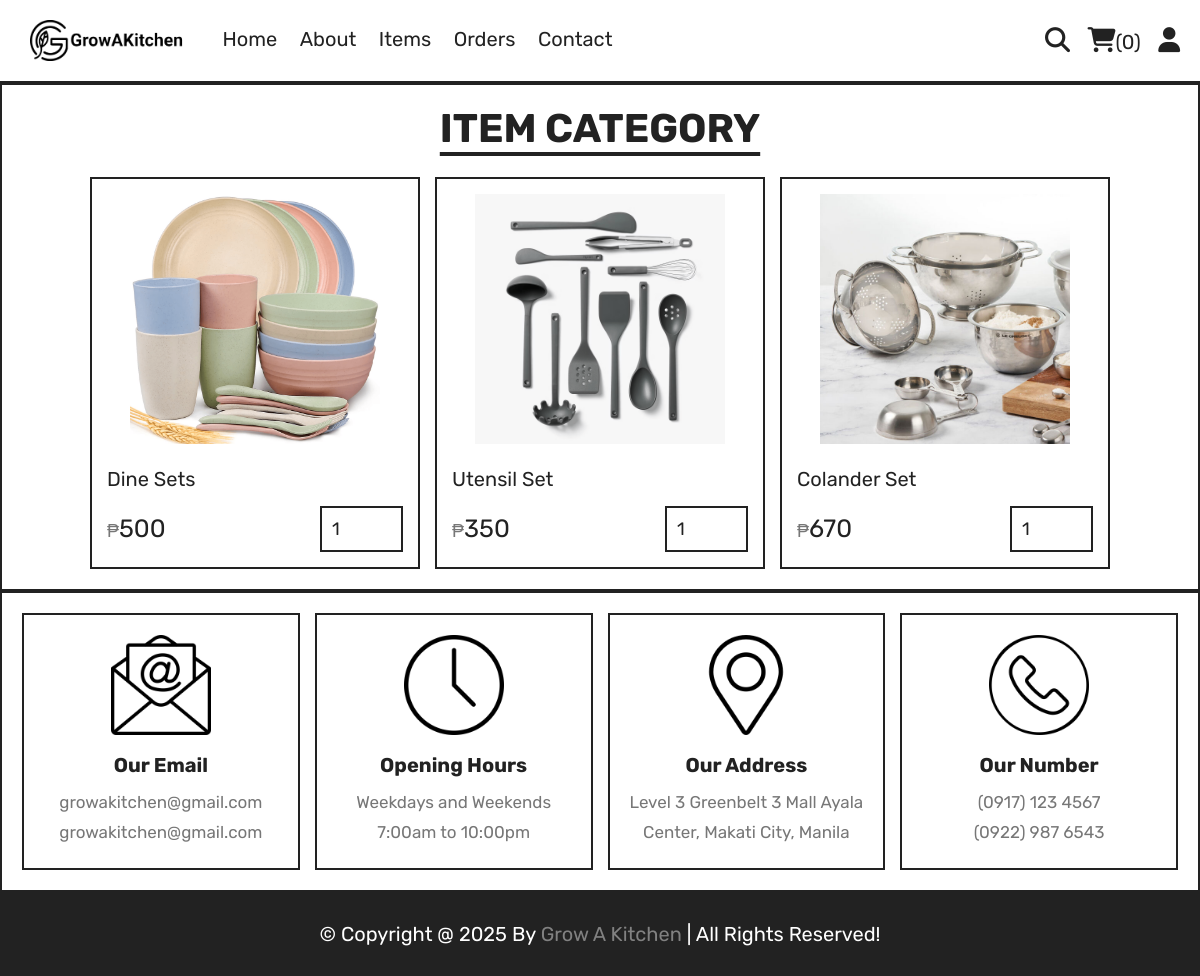
Screenshot of /category.php?category=deals with the database file from the repository.
### tables this page shows
CREATE TABLE `products` (
  `id` int(100) NOT NULL,
  `name` varchar(100) NOT NULL,
  `category` enum('Seeds','Kitchen Appliances','Kitchen Peripherals','Deals') NOT NULL,
  `price` int(10) NOT NULL,
  `image` varchar(100) NOT NULL
);

### category.php (the view, shortened to what this page needs)
<?php
include 'components/connect.php';
?>
<!DOCTYPE html>
<html lang="en">
<head>
   <link rel="stylesheet" href="https://cdnjs.cloudflare.com/ajax/libs/font-awesome/6.1.1/css/all.min.css">
   <link rel="stylesheet" href="css/css.css">
</head>
<body>
<?php include 'components/user_header.php'; ?>
<section class="products">
   <h1 class="title">Item Category</h1>
   <div class="box-container">
      <?php
         $category = $_GET['category'];
         $select_products = $conn->prepare("SELECT * FROM `products` WHERE category = ?");
         $select_products->execute([$category]);
         if($select_products->rowCount() > 0){
            while($fetch_products = $select_products->fetch(PDO::FETCH_ASSOC)){
      ?>
      <form action="" method="post" class="box">
         <img src="uploaded_img/<?= $fetch_products['image']; ?>" alt="">
         <div class="name"><?= $fetch_products['name']; ?></div>
         <div class="flex">
            <div class="price"><span>₱</span><?= $fetch_products['price']; ?></div>
            <input type="number" name="qty" class="qty" min="1" max="99" value="1" maxlength="2">
         </div>
      </form>
      <?php
            }
         }else{
            echo '<p class="empty">No Products Added Yet</p>';
         }
      ?>
   </div>
</section>
<?php include 'components/footer.php'; ?>
</body>
</html>

### css/css.css (style rules this page uses)
:root { --yellow:#818181; --red:#e74c3c; --white:#fff; --black:#222; --light-color:#777; --border:.2rem solid var(--black); }
* { font-family: 'Rubik', sans-serif; margin:0; padding:0; box-sizing: border-box; outline: none; border: none; text-decoration: none; }
html { font-size: 62.5%; overflow-x: hidden; scroll-behavior: smooth; stop-opacity: 7rem; }
section { margin:0 auto; max-width: 1200px; padding:2rem; }
.title { text-align: center; margin-bottom: 2.5rem; font-size: 4rem; color:var(--black); text-transform: uppercase; text-decoration: underline; text-underline-offset: 1rem; }
.hero, .category, .products, .grid, .about, .steps, .reviews, .contact, .search-form, .form-container, .Orders { background-color: #fff; border: #222 2px solid; }
.products .box-container { display: grid; grid-template-columns: repeat(auto-fit, 33rem); justify-content: center; align-items: flex-start; gap:1.5rem; }
.products .box-container .box { border:var(--border); padding:1.5rem; position: relative; overflow: hidden; }
.products .box-container .box img { height: 25rem; width: 100%; object-fit: contain; margin-bottom: 1rem; }
.products .box-container .box .name { font-size: 2rem; color:var(--black); margin:1rem 0; }
.products .box-container .box .flex { display: flex; align-items: center; gap:1rem; margin-top: 1.5rem; }
.products .box-container .box .flex .price { margin-right: auto; font-size: 2.5rem; color:var(--black); }
.products .box-container .box .flex .price span { color:var(--light-color); font-size: 1.8rem; }
.products .box-container .box .flex .qty { padding:1rem; border:var(--border); font-size: 1.8rem; color:var(--black); }

### rows the page displays
products: image (picture), name "Dine Sets", price "500"
products: image (picture), name "Utensil Set", price "350"
products: image (picture), name "Colander Set", price "670"

### other values shown
$total_cart_items "0"
